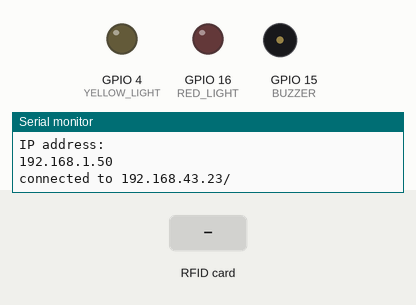
Simulated run of this sketch. Board: ESP8266 (NodeMCU). On the bench: output pins drawn as LEDs (lit = HIGH), buzzer (waves = sounding), the last lines printed to the serial monitor. Dashed ring = blinking. The inputs (shaded band) are chosen by the test bench. WiFi joins after 1.5 s; servers stay silent unless stated; uploads are accepted with an empty reply.

Above: at 12.2 s.
12.3 s: RFID card 5E 7A 19 C4 held to the reader
At 12.7 s:
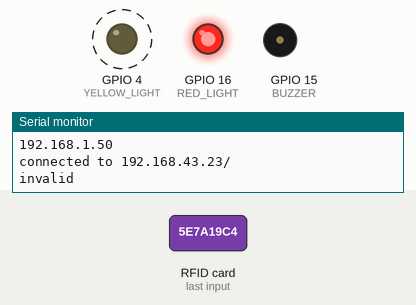
At 13.8 s:
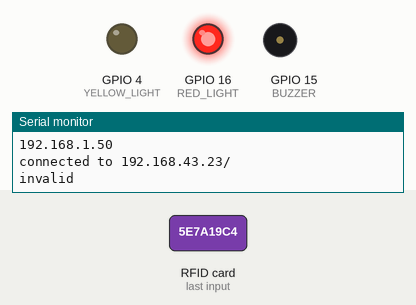
Timing chart, 0 to 15.5 s (numbered marks = the images above; inputs shaded):
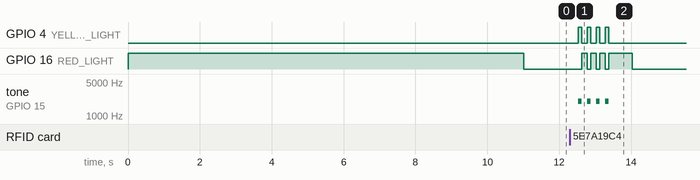

The sketch:

send_HTTP_request.ino
```cpp
#include <MFRC522.h>
#include <ESP8266WiFi.h>
#include <WiFiClient.h>
#include <ESP8266WebServer.h>
#include <ESP8266WiFiMulti.h>
#include <ESP8266HTTPClient.h>
#include <SPI.h>

ESP8266WiFiMulti WiFiMulti;
#define RST_PIN 0  // RST-PIN for RC522 - RFID - SPI - Modul GPIO15
#define SS_PIN  2  // SDA-PIN for RC522 - RFID - SPI - Modul GPIO2
#define BUZZER 15
#define RED_LIGHT 16
#define YELLOW_LIGHT 4
MFRC522 mfrc522(SS_PIN, RST_PIN);   // Create MFRC522 instance


int frequency = 2000;
int frequency2 = 1000;
char *UID;
String data, tag;

void setup() {
  const uint16_t port = 80;
  const char * host = "192.168.43.23/"; // ip or dns
  pinMode(BUZZER, OUTPUT);
  pinMode(RED_LIGHT, OUTPUT);
  pinMode(YELLOW_LIGHT, OUTPUT);
  digitalWrite(BUZZER, LOW);
  digitalWrite(YELLOW_LIGHT, LOW);
  digitalWrite(RED_LIGHT, HIGH);
  Serial.begin(9600);
  SPI.begin();           // Init SPI bus
  mfrc522.PCD_Init();    // Init MFRC522
  delay(30);

  // We start by connecting to a WiFi network
  WiFi.mode(WIFI_STA);
  WiFiMulti.addAP("greenzone", "12345678e");
  //Serial.println();
  //Serial.println();
  //Serial.print("Wait for WiFi... ");
  unsigned long m = millis();
  Serial.println();
  Serial.print("network-off");
  while (WiFiMulti.run() != WL_CONNECTED || millis() < 10000) {
    delay(100);
    if ((millis() - m) > 800) {
      m = millis();
      Serial.println();
      if (WiFiMulti.run() != WL_CONNECTED)Serial.print("network-off");
      else Serial.print("network-connected");
    }
  }
  Serial.println();
  m = millis();
  while ((millis() - m) > 5000) {
    delay(1000);
    Serial.println();
    Serial.print("network-connected");
  }

  delay(1000);
  Serial.println("");
  Serial.println("WiFi connected");
  Serial.println("IP address: ");

  Serial.println(WiFi.localIP());
  Serial.print("connected to ");
  Serial.println(host);
}
int hasSaid = false;
unsigned long m;

void (*reset_func)(void) = 0;

void loop() {

  if (WiFiMulti.run() != WL_CONNECTED) {
    delay(100);
    reset_func();
  }

  digitalWrite(RED_LIGHT, LOW);
  const uint16_t port = 80;
  const char * host = "192.168.43.23/"; // ip or dns

  HTTPClient http;
  if ( ! mfrc522.PICC_IsNewCardPresent()) {
    delay(20);
    return;
  }
  // Select one of the cards
  if ( ! mfrc522.PICC_ReadCardSerial()) {
    delay(20);
    return;
  }
  for (byte i = 0; i <  mfrc522.uid.size; i++) {
    tag += mfrc522.uid.uidByte[i];
  }
  while (tag.length() <= 13) {
    tag = tag + '0';
  }
  data += "?status=" + tag ;
  String savetag = tag;
  String Link = "http://192.168.43.23/ujn/process.php" + data;
  http.begin(Link);
  int httpCode = http.GET();
  //Serial.println(Link);
  //Serial.println(httpCode);
  tag = "";
  data = "";
  if (httpCode == 200) {
    String payload = http.getString();// gives us the message received by the GET Request
    payload.trim();
    //Serial.println("Message : ");
    Serial.print(payload);
    //Serial.println();
    if (payload.length() >= 30) {
      tone(BUZZER, frequency);
      digitalWrite(RED_LIGHT, LOW);
      digitalWrite(YELLOW_LIGHT, HIGH);
      delay(600);
      noTone(BUZZER);
      digitalWrite(RED_LIGHT, LOW);
      digitalWrite(YELLOW_LIGHT, LOW);
    }
    else {
      if (payload == "already-read") {
        digitalWrite(YELLOW_LIGHT, HIGH);
        delay(200);
        digitalWrite(YELLOW_LIGHT, LOW);
        delay(100);
        digitalWrite(YELLOW_LIGHT, HIGH);
        delay(200);
        digitalWrite(YELLOW_LIGHT, LOW);
      }
      else if (payload == "invalid-att") {
        invalid_fee();
      }
      else if (payload == "not-found") {
        invalid();
      }
      else if (payload == "invalid-time") {
        invalid_fee();
      }
      else if (payload == "deactivated") {
        Serial.print("deactivated");
        invalid();
      }
      else { //for invalid-time, invalid-id,...
        Serial.print("invalid");
        invalid();
      }
    }
    http.end();
  }
  else {
    no_response_found();
  }
  delay(500);

}
void no_response_found() {
  digitalWrite(RED_LIGHT, HIGH);
  digitalWrite(YELLOW_LIGHT, HIGH);
  tone(BUZZER, frequency);
  delay(3000);
  noTone(BUZZER);
  digitalWrite(RED_LIGHT, LOW);
  digitalWrite(YELLOW_LIGHT, LOW);
  Serial.print("system-down");

}
void invalid() {
  tone(BUZZER, frequency);
  digitalWrite(RED_LIGHT, LOW);
  digitalWrite(YELLOW_LIGHT, HIGH);
  delay(100);
  noTone(BUZZER);
  digitalWrite(RED_LIGHT, 1);
  digitalWrite(YELLOW_LIGHT, 0);
  delay(150);
  tone(BUZZER, frequency);
  digitalWrite(RED_LIGHT, LOW);
  digitalWrite(YELLOW_LIGHT, HIGH);
  delay(100);
  noTone(BUZZER);
  digitalWrite(RED_LIGHT, 1);
  digitalWrite(YELLOW_LIGHT, 0);
  delay(150);

  tone(BUZZER, frequency);
  digitalWrite(RED_LIGHT, LOW);
  digitalWrite(YELLOW_LIGHT, HIGH);
  delay(100);
  noTone(BUZZER);
  digitalWrite(RED_LIGHT, 1);
  digitalWrite(YELLOW_LIGHT, 0);
  delay(150);
  tone(BUZZER, frequency);
  digitalWrite(RED_LIGHT, LOW);
  digitalWrite(YELLOW_LIGHT, HIGH);
  delay(100);
  noTone(BUZZER);
  digitalWrite(RED_LIGHT, 1);
  digitalWrite(YELLOW_LIGHT, 0);
  delay(150);
}
void invalid_fee() {
  digitalWrite(RED_LIGHT, HIGH);
  tone(BUZZER, frequency2);
  delay(1000);
  noTone(BUZZER);
  digitalWrite(RED_LIGHT, HIGH);
}
```

Measured:
- after the input at 12.3 s, GPIO 4 (YELLOW_LIGHT): alternates HIGH for 0.10 s and LOW for 0.15 s, 8 changes in all, then stays LOW, starting after 0.23 s; GPIO 16 (RED_LIGHT): goes 3 × (HIGH 0.15 s, LOW 0.10 s), HIGH 0.65 s, then LOW, starting after 0.33 s
